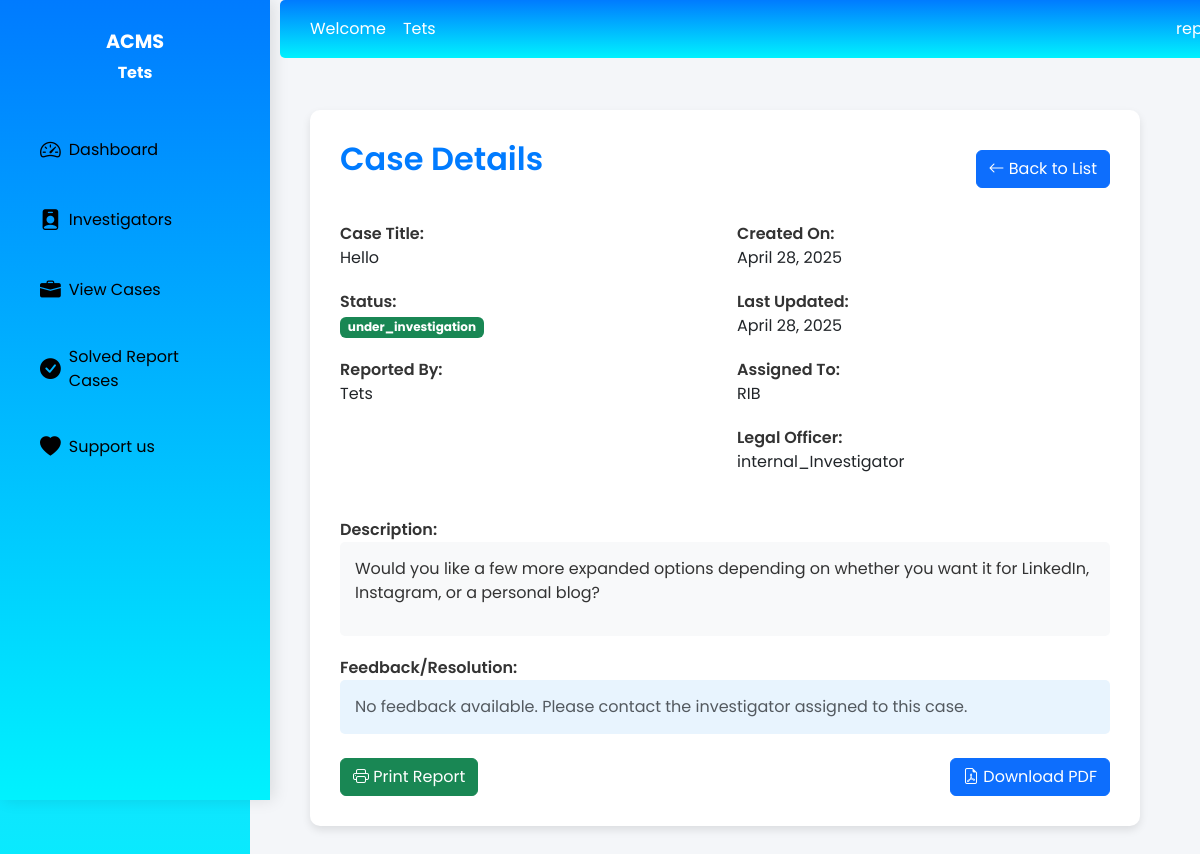
Page /case_detail/5/ (signed in) on the earlier database version.
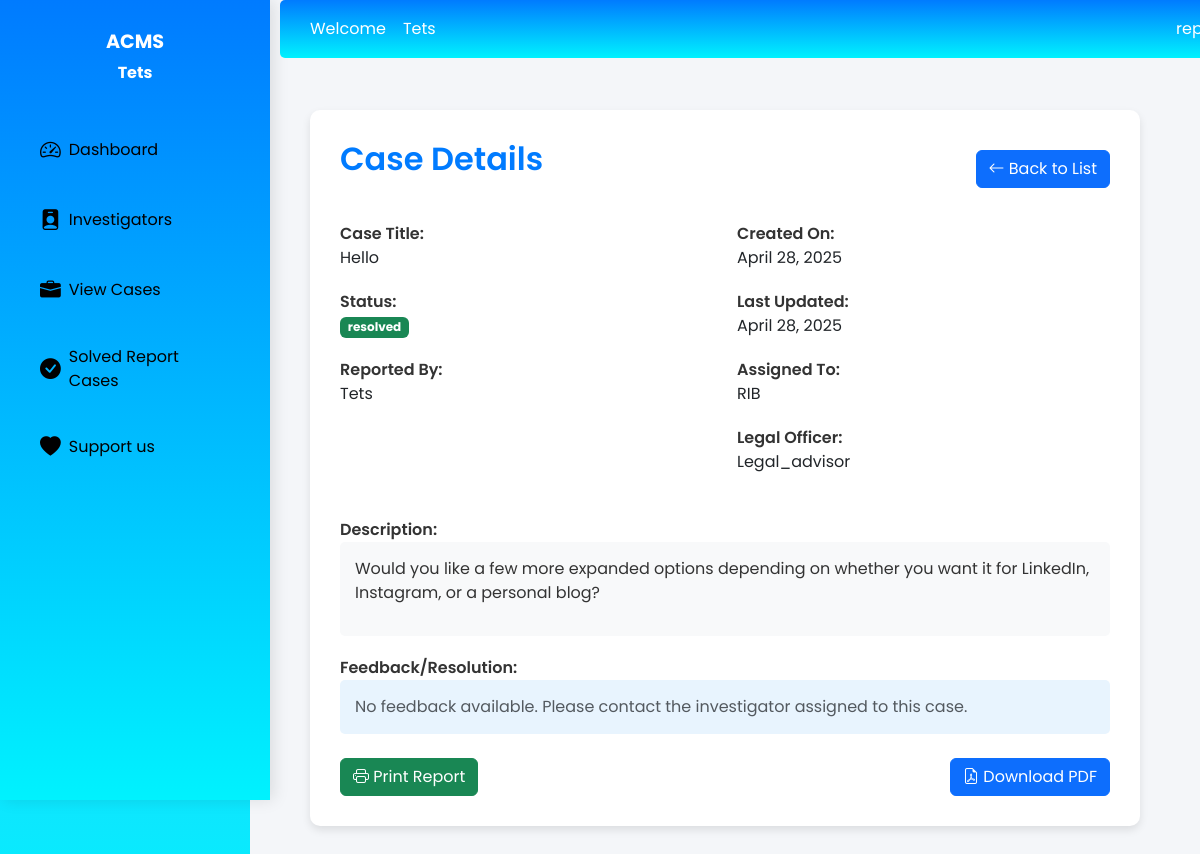
Same page on the later database version.
### IntegrityGuard_app/models.py (models this page shows, shortened)
class Case(models.Model):
    STATUS_CHOICES = (
        ('reported', 'Reported'),
        ('under_investigation', 'Under Investigation'),
        ('resolved', 'Resolved'),
    )
    title = models.CharField(max_length=255)
    description = models.TextField()
    reported_by = models.ForeignKey(User, on_delete=models.CASCADE, related_name='reported_cases')
    assigned_to = models.ForeignKey(User, on_delete=models.SET_NULL, null=True, blank=True, related_name='assigned_cases')
    Legal_assigned_to = models.ForeignKey(User, on_delete=models.SET_NULL, null=True, blank=True, related_name='Legal_cases')
    internal_Investigator=models.ForeignKey(User, on_delete=models.SET_NULL, null=True, blank=True, related_name='internal_Investigator')
    status = models.CharField(max_length=20, choices=STATUS_CHOICES, default='reported')
    created_at = models.DateTimeField(auto_now_add=True)
    updated_at = models.DateTimeField(auto_now=True)
    Assigned_at = models.DateTimeField(blank=True, null=True)
    reported = models.TextField(max_length=255, blank=True, null=True)

class User(models.Model):
    USER_TYPE_CHOICES = (
        ('admin', 'Administrator'),
        ('investigator', 'Investigator'),
        ('reporter', 'Reporter'),
    )
    fullname = models.CharField(max_length=255)
    address = models.CharField(max_length=255)
    phone_number = models.CharField(max_length=15)
    email = models.EmailField(unique=True)
    password = models.CharField(max_length=128)
    user_type = models.CharField(max_length=15, choices=USER_TYPE_CHOICES , default='reporter')
    date_joined = models.DateTimeField(auto_now_add=True)
    is_active = models.BooleanField(default=True)
    is_admin = models.BooleanField(default=False)
    USERNAME_FIELD = 'email'
    REQUIRED_FIELDS = ['username']

### IntegrityGuard_app/views.py (the view)
# urls.py: path('case_detail/<int:case_id>/', views.case_detail_view, name='case_detail'),
def case_detail_view(request, case_id):
    name = request.session["name"]
    role = request.session["user_type"]
    case = get_object_or_404(Case, id=case_id)
    context = {
        'name': name,
        'role': role,
        'case': case,
    }
    return render(request, 'admin/case_detail.html', context)

### IntegrityGuard_app/templates/admin/case_detail.html (shortened to what the changed rows need)
{% load static %}
<!DOCTYPE html>
<html lang="en">
<head>
    <link href="https://cdn.jsdelivr.net/npm/bootstrap@5.3.0/dist/css/bootstrap.min.css" rel="stylesheet">
    <link href="https://cdn.jsdelivr.net/npm/bootstrap-icons/font/bootstrap-icons.css" rel="stylesheet">
</head>
<body>
    <div class="d-flex">
        <div class="main-content">
            <div class="dashboard-container">
                <div class="case-detail-card">
                    <div class="d-flex justify-content-between align-items-center mb-4">
                        <h2>Case Details</h2>
                    </div>
                    <div class="row text-dark">
                        <div class="col-md-6">
                            <div class="case-info">
                                <div class="label ">Case Title:</div>
                                <div class="value">{{ case.title }}</div>
                            </div>
                            <div class="case-info">
                                <div class="value">
                                    <span class="badge bg-success">{{ case.status }}</span>
                                </div>
                            </div>
                            <div class="case-info">
                                <div class="label">Reported By:</div>
                                <div class="value">{{ case.reported_by.fullname }}</div>
                            </div>
                        </div>
                        <div class="col-md-6">
                            <div class="case-info">
                                <div class="label">Created On:</div>
                                <div class="value">{{ case.created_at|date:"F d, Y" }}</div>
                            </div>
                            <div class="case-info">
                                <div class="label">Last Updated:</div>
                                <div class="value">{{ case.updated_at|date:"F d, Y" }}</div>
                            </div>
                            <div class="case-info">
                                <div class="label">Assigned To:</div>
                                <div class="value">
                                    {% if case.assigned_to %}
                                        {{ case.assigned_to.fullname }}
                                    {% else %}
                                        <span class="text-muted">Not assigned</span>
                                    {% endif %}
                                </div>
                            </div>
                            {% if case.Legal_assigned_to %}
                            <div class="case-info">
                                <div class="label">Legal Officer:</div>
                                <div class="value">{{ case.Legal_assigned_to.fullname }}</div>
                            </div>
                            {% endif %}
                        </div>
                    </div>
                    <div class="case-info mt-4">
                        <div class="description-box">
                            {{ case.description|linebreaks }}
                        </div>
                    </div>
                </div>
            </div>
        </div>
    </div>
</body>
</html>

Differences in the rows shown:
changed Case "Hello": status "under_investigation" → "resolved"; Legal_assigned_to.fullname "internal_Investigator" → "Legal_advisor"
